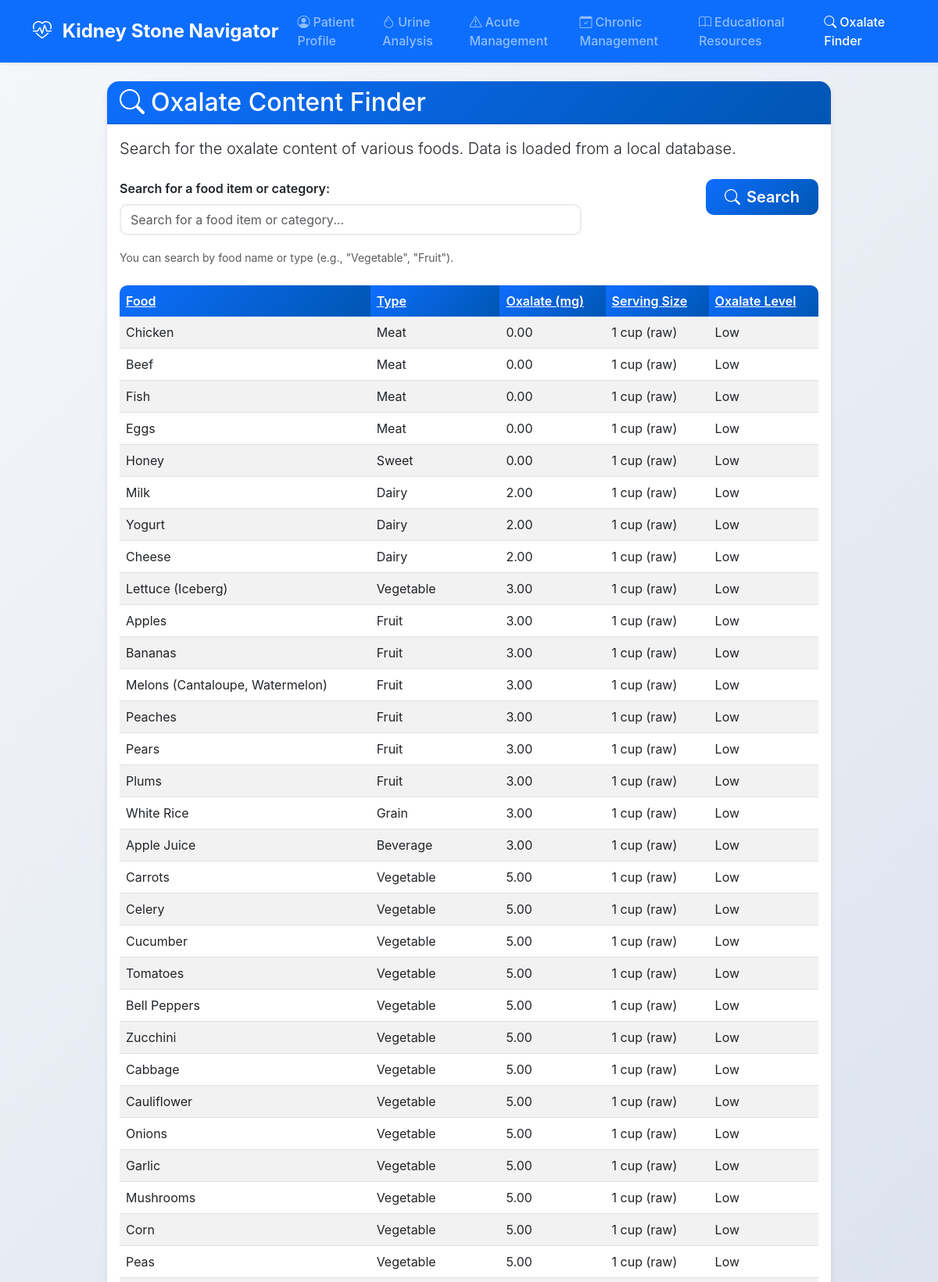
The page /oxalate-finder/?sort=oxalate_mg&direction=asc (upper part) on the database its author committed.
### kidney_stones_app/models.py (models this page shows, shortened)
class OxalateContent(models.Model):
    food = models.CharField(max_length=200, help_text="Food item name")
    type = models.CharField(max_length=100, help_text="Food category/type")
    oxalate_mg = models.DecimalField(
        max_digits=6, decimal_places=2,
        help_text="Oxalate content in mg per serving"
    )
    serving_size = models.CharField(
        max_length=100, help_text="Serving size description")
    oxalate_level = models.CharField(
        max_length=20,
        choices=[
            ('Low', 'Low'),
            ('Medium', 'Medium'),
            ('High', 'High'),
            ('Very High', 'Very High'),
        ],
        help_text="Oxalate level classification"
    )
    class Meta:
        ordering = ['food']

### kidney_stones_app/views.py (the view)
# urls.py: path('oxalate-finder/', views.oxalate_finder, name='oxalate_finder'),
def oxalate_finder(request):
    sort = request.GET.get('sort', 'food')
    direction = request.GET.get('direction', 'asc')
    order_prefix = '' if direction == 'asc' else '-'
    valid_sort_fields = ['food', 'type', 'oxalate_mg', 'serving_size', 'oxalate_level']
    if sort not in valid_sort_fields:
        sort = 'food'
    order_by = f'{order_prefix}{sort}'
    if request.method == 'POST':
        form = OxalateSearchForm(request.POST)
        if form.is_valid():
            search_term = form.cleaned_data['search_term']
            if search_term:
                results = OxalateContent.objects.filter(
                    Q(food__icontains=search_term) | Q(type__icontains=search_term)
                ).order_by(order_by)
            else:
                results = OxalateContent.objects.all().order_by(order_by)
        else:
            results = OxalateContent.objects.all().order_by(order_by)
    else:
        form = OxalateSearchForm()
        results = OxalateContent.objects.all().order_by(order_by)
    return render(request, 'kidney_stones_app/oxalate_finder.html', {
        'form': form,
        'results': results,
        'active_page': 'oxalate_finder',
        'request': request  # Pass request for sorting link state
    })

### kidney_stones_app/forms.py
class OxalateSearchForm(forms.Form):
    search_term = forms.CharField(
        max_length=100,
        required=False,
        widget=forms.TextInput(attrs={
            'placeholder': 'Search for a food item or category...',
            'class': 'form-control'
        }),
        label="Search for a food item or category:"
    )

### templates/kidney_stones_app/oxalate_finder.html (shortened to what this page needs)
{% extends 'base.html' %}
{% load crispy_forms_tags %}
{% block content %}
<div class="container">
    <div class="row">
        <div class="col-lg-10 mx-auto">
            <div class="card mb-4">
                <div class="card-header">
                    <h2 class="mb-0"><i class="bi bi-search me-2"></i>Oxalate Content Finder</h2>
                </div>
                <div class="card-body">
                    <p class="lead mb-4">Search for the oxalate content of various foods. Data is loaded from a local database.</p>
                    <form method="post" class="row g-3 mb-4">
                        <div class="col-md-8">
                            {{ form.search_term|as_crispy_field }}
                            <small class="form-text text-muted">You can search by food name or type (e.g., "Vegetable", "Fruit").</small>
                        </div>
                        <div class="col-md-4 text-end">
                            <button type="submit" class="btn btn-primary btn-lg">
                                <i class="bi bi-search me-2"></i>Search
                            </button>
                        </div>
                    </form>
                    {% if results %}
                        <div class="table-responsive">
                            <table class="table table-striped table-hover align-middle oxalate-table">
                                <thead>
                                    <tr>
                                        <th><a href="?sort=food{% if request.GET.direction == 'asc' and request.GET.sort == 'food' %}&direction=desc{% else %}&direction=asc{% endif %}">Food</a></th>
                                        <th><a href="?sort=type{% if request.GET.direction == 'asc' and request.GET.sort == 'type' %}&direction=desc{% else %}&direction=asc{% endif %}">Type</a></th>
                                        <th><a href="?sort=oxalate_mg{% if request.GET.direction == 'asc' and request.GET.sort == 'oxalate_mg' %}&direction=desc{% else %}&direction=asc{% endif %}">Oxalate (mg)</a></th>
                                        <th><a href="?sort=serving_size{% if request.GET.direction == 'asc' and request.GET.sort == 'serving_size' %}&direction=desc{% else %}&direction=asc{% endif %}">Serving Size</a></th>
                                        <th><a href="?sort=oxalate_level{% if request.GET.direction == 'asc' and request.GET.sort == 'oxalate_level' %}&direction=desc{% else %}&direction=asc{% endif %}">Oxalate Level</a></th>
                                    </tr>
                                </thead>
                                <tbody>
                                    {% for item in results %}
                                    <tr>
                                        <td>{{ item.food }}</td>
                                        <td>{{ item.type }}</td>
                                        <td>{{ item.oxalate_mg }}</td>
                                        <td>{{ item.serving_size }}</td>
                                        <td>{{ item.oxalate_level }}</td>
                                    </tr>
                                    {% endfor %}
                                </tbody>
                            </table>
                        </div>
                    {% else %}
                        <div class="alert alert-info">
                            No results found. Try searching for a different food item or category.
                        </div>
                    {% endif %}
                </div>
            </div>
        </div>
    </div>
</div>
{% endblock %}

### static/css/style.css (style rules this page uses)
:root { --primary-color: #0d6efd; --secondary-color: #6c757d; --success-color: #198754; --warning-color: #ffc107; --danger-color: #dc3545; --info-color: #0dcaf0; --light-color: #f8f9fa; --dark-color: #212529; }
body { font-family: -apple-system, BlinkMacSystemFont, 'Segoe UI', Roboto, 'Helvetica Neue', Arial, sans-serif; background: linear-gradient(135deg, #f5f7fa 0%, #c3cfe2 100%); min-height: 100vh; }
.card { border: none; border-radius: 15px; box-shadow: 0 4px 6px rgba(0, 0, 0, 0.1); transition: transform 0.3s ease, box-shadow 0.3s ease; }
.card-header { background: linear-gradient(135deg, var(--primary-color), #0056b3); color: white; border-radius: 15px 15px 0 0 !important; font-weight: 600; }
.form-control, .form-select { border-radius: 10px; border: 2px solid #e9ecef; transition: all 0.3s ease; }
.form-label { font-weight: 600; color: var(--dark-color); margin-bottom: 0.5rem; }
.btn { border-radius: 10px; font-weight: 600; padding: 0.5rem 1.5rem; transition: all 0.3s ease; }
.btn-primary { background: linear-gradient(135deg, var(--primary-color), #0056b3); border: none; }
.table { border-radius: 10px; overflow: hidden; box-shadow: 0 2px 4px rgba(0, 0, 0, 0.1); }
.table thead th { background: linear-gradient(135deg, var(--primary-color), #0056b3); color: white; border: none; font-weight: 600; }
.oxalate-table thead th, .oxalate-table thead th a { color: white !important; }

### rows shown on the page
OxalateContent: food "Chicken", type "Meat", oxalate_mg "0.00", serving_size "1 cup (raw)", oxalate_level "Low"
OxalateContent: food "Beef", type "Meat", oxalate_mg "0.00", serving_size "1 cup (raw)", oxalate_level "Low"
OxalateContent: food "Fish", type "Meat", oxalate_mg "0.00", serving_size "1 cup (raw)", oxalate_level "Low"
OxalateContent: food "Eggs", type "Meat", oxalate_mg "0.00", serving_size "1 cup (raw)", oxalate_level "Low"
OxalateContent: food "Honey", type "Sweet", oxalate_mg "0.00", serving_size "1 cup (raw)", oxalate_level "Low"
OxalateContent: food "Milk", type "Dairy", oxalate_mg "2.00", serving_size "1 cup (raw)", oxalate_level "Low"
OxalateContent: food "Yogurt", type "Dairy", oxalate_mg "2.00", serving_size "1 cup (raw)", oxalate_level "Low"
OxalateContent: food "Cheese", type "Dairy", oxalate_mg "2.00", serving_size "1 cup (raw)", oxalate_level "Low"
OxalateContent: food "Lettuce (Iceberg)", type "Vegetable", oxalate_mg "3.00", serving_size "1 cup (raw)", oxalate_level "Low"
OxalateContent: food "Apples", type "Fruit", oxalate_mg "3.00", serving_size "1 cup (raw)", oxalate_level "Low"
OxalateContent: food "Bananas", type "Fruit", oxalate_mg "3.00", serving_size "1 cup (raw)", oxalate_level "Low"
OxalateContent: food "Melons (Cantaloupe, Watermelon)", type "Fruit", oxalate_mg "3.00", serving_size "1 cup (raw)", oxalate_level "Low"
OxalateContent: food "Peaches", type "Fruit", oxalate_mg "3.00", serving_size "1 cup (raw)", oxalate_level "Low"
OxalateContent: food "Pears", type "Fruit", oxalate_mg "3.00", serving_size "1 cup (raw)", oxalate_level "Low"
OxalateContent: food "Plums", type "Fruit", oxalate_mg "3.00", serving_size "1 cup (raw)", oxalate_level "Low"
OxalateContent: food "White Rice", type "Grain", oxalate_mg "3.00", serving_size "1 cup (raw)", oxalate_level "Low"
OxalateContent: food "Apple Juice", type "Beverage", oxalate_mg "3.00", serving_size "1 cup (raw)", oxalate_level "Low"
OxalateContent: food "Carrots", type "Vegetable", oxalate_mg "5.00", serving_size "1 cup (raw)", oxalate_level "Low"
OxalateContent: food "Celery", type "Vegetable", oxalate_mg "5.00", serving_size "1 cup (raw)", oxalate_level "Low"
OxalateContent: food "Cucumber", type "Vegetable", oxalate_mg "5.00", serving_size "1 cup (raw)", oxalate_level "Low"
OxalateContent: food "Tomatoes", type "Vegetable", oxalate_mg "5.00", serving_size "1 cup (raw)", oxalate_level "Low"
OxalateContent: food "Bell Peppers", type "Vegetable", oxalate_mg "5.00", serving_size "1 cup (raw)", oxalate_level "Low"
OxalateContent: food "Zucchini", type "Vegetable", oxalate_mg "5.00", serving_size "1 cup (raw)", oxalate_level "Low"
OxalateContent: food "Cabbage", type "Vegetable", oxalate_mg "5.00", serving_size "1 cup (raw)", oxalate_level "Low"
OxalateContent: food "Cauliflower", type "Vegetable", oxalate_mg "5.00", serving_size "1 cup (raw)", oxalate_level "Low"
OxalateContent: food "Onions", type "Vegetable", oxalate_mg "5.00", serving_size "1 cup (raw)", oxalate_level "Low"
OxalateContent: food "Garlic", type "Vegetable", oxalate_mg "5.00", serving_size "1 cup (raw)", oxalate_level "Low"
OxalateContent: food "Mushrooms", type "Vegetable", oxalate_mg "5.00", serving_size "1 cup (raw)", oxalate_level "Low"
OxalateContent: food "Corn", type "Vegetable", oxalate_mg "5.00", serving_size "1 cup (raw)", oxalate_level "Low"
OxalateContent: food "Peas", type "Vegetable", oxalate_mg "5.00", serving_size "1 cup (raw)", oxalate_level "Low"
